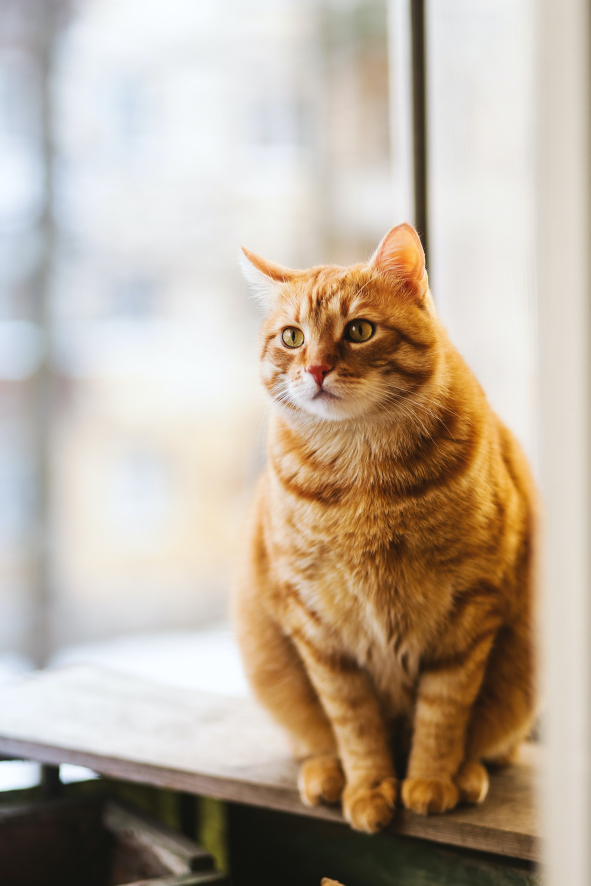
#> input picture Opencv/cat.jpg, 1771 x 2657 px (shown at 1/3 size)
$ python 'Image Transformation.py'
#> lines starting #> are read from the running program, lines starting #| are printed output that depends on the picture
import cv2 as cv
import numpy as np
img = cv.imread('cat.jpg')
#> img is the input picture: shape (2657, 1771, 3); mean B, G, R 157.9, 174.2, 188.7
def rescaleFrame (frame,scale=0.20):
#> called with scale = 0.2
    width = int(frame.shape[1] * scale)
#> width = 354
    height = int(frame.shape[0] * scale)
#> height = 531
    dimensions = (width,height)
#> dimensions = (354, 531)

    return  cv.resize(frame, dimensions, interpolation = cv.INTER_AREA)
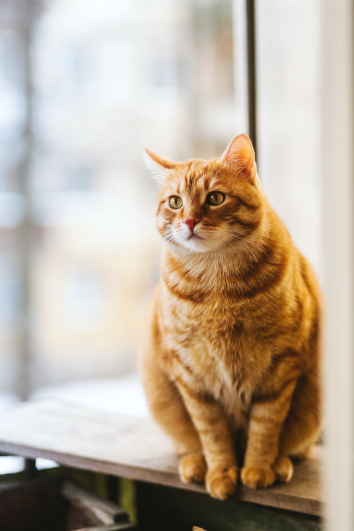
#> returned value: shape (531, 354, 3); mean of channels 0, 1, 2 157.9, 174.2, 188.7; drawn as B, G, R

resized_img = rescaleFrame(img)
#cv.imshow('Image',resized_img)

#Translation of image
def translate(img,x,y):
#> called with x = 50, y = 50
    transMat = np.float32([[1,0,x],[0,1,y]])
    dimensions = (img.shape[1],img.shape[0])
#> dimensions = (354, 531)
    return  cv.warpAffine(img,transMat,dimensions)
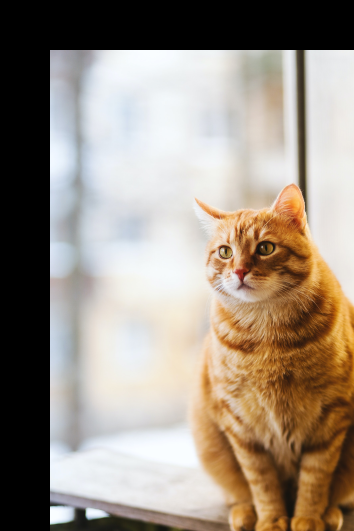
#> returned value: shape (531, 354, 3); mean of channels 0, 1, 2 130.4, 143, 154.7; drawn as B, G, R

# -x --> Left
# -y --> Up
# x --> Right
# y -->Down

translated = translate(resized_img,50,50)
cv.imshow("translated img", translated)

#Rotation of image
def rotate (img,angle , rotPoint=None):
#> called with angle = 45
    (height,width)=img.shape[:2]
#> height = 531; width = 354

    if rotPoint is None:
        rotPoint = (width//2,height//2)
#> rotPoint = (177, 265)

    rotMat = cv.getRotationMatrix2D(rotPoint,angle,1.0)
    dimensions = (width,height)
#> dimensions = (354, 531)

    return cv.warpAffine(img,rotMat,dimensions)
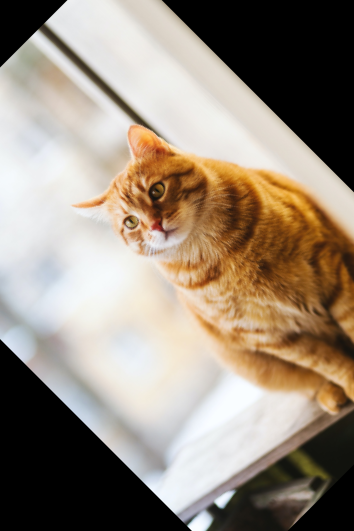
#> returned value: shape (531, 354, 3); mean of channels 0, 1, 2 124.9, 139, 151.6; drawn as B, G, R

rotated = rotate(resized_img,45)
cv.imshow("Rotated",rotated)

# Resizing

resized = cv.resize(img,(500,500),interpolation=cv.INTER_CUBIC)
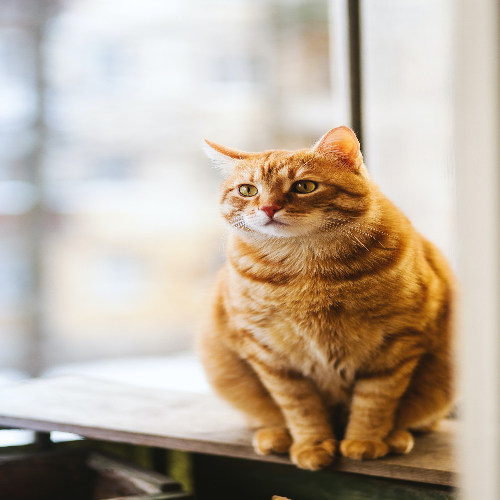
#> resized: shape (500, 500, 3); mean B, G, R 157.9, 174.2, 188.6
cv.imshow('Resize',resized)


#Flipping
flip = cv.flip(resized_img,0)
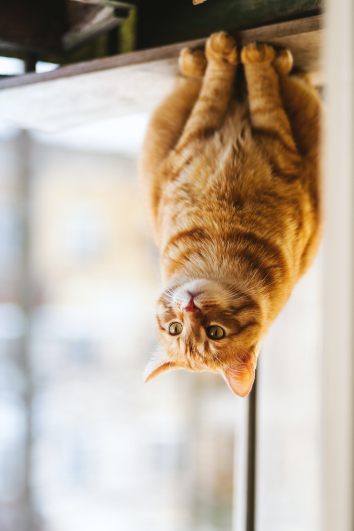
#> flip: shape (531, 354, 3); mean B, G, R 157.9, 174.2, 188.7
cv.imshow("FLipped img",flip)
# 0 -->flip img vertically
# 1 --> flip img horizontally
# -1 --> flip img both vertically and horizontally

cv.waitKey(0)
